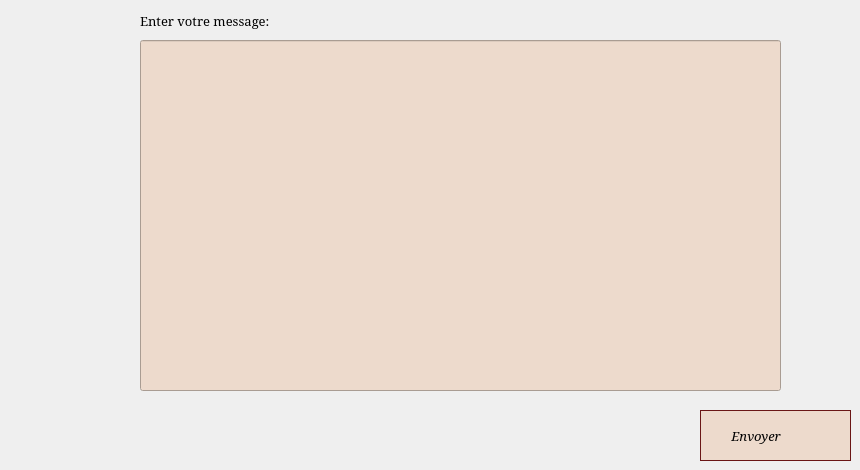
    <widget class="QWidget" name="tab_2">
     <attribute name="title">
      <string>Message</string>
     </attribute>
     <widget class="QLineEdit" name="msg">
      <property name="geometry">
       <rect>
        <x>140</x>
        <y>40</y>
        <width>641</width>
        <height>351</height>
       </rect>
      </property>
      <property name="styleSheet">
       <string notr="true">background-color: rgb(237, 218, 204);</string>
      </property>
     </widget>
     <widget class="QPushButton" name="message">
      <property name="geometry">
       <rect>
        <x>700</x>
        <y>410</y>
        <width>151</width>
        <height>51</height>
       </rect>
      </property>
      <property name="font">
       <font>
        <family>Elephant</family>
        <pointsize>10</pointsize>
        <weight>50</weight>
        <italic>true</italic>
        <bold>false</bold>
       </font>
      </property>
      <property name="styleSheet">
       <string notr="true">QPushButton {
background-color: rgb(237, 218, 204);
	
border: none;

	font: italic 10pt &quot;Elephant&quot;;
text-align: left;
border: 1px solid #6a1616;
}
QPushButton:hover {
	color: rgb(255, 255, 255);

background:#6a1616;
border: none;
text-align: left;
}

</string>
      </property>
      <property name="text">
       <string>         Envoyer</string>
      </property>
     </widget>
     <widget class="QLabel" name="label_8">
      <property name="geometry">
       <rect>
        <x>140</x>
        <y>-20</y>
        <width>371</width>
        <height>81</height>
       </rect>
      </property>
      <property name="font">
       <font>
        <family>Elephant</family>
        <pointsize>10</pointsize>
        <weight>50</weight>
        <bold>false</bold>
       </font>
      </property>
      <property name="text">
       <string>Enter votre message:</string>
      </property>
     </widget>
    </widget>
